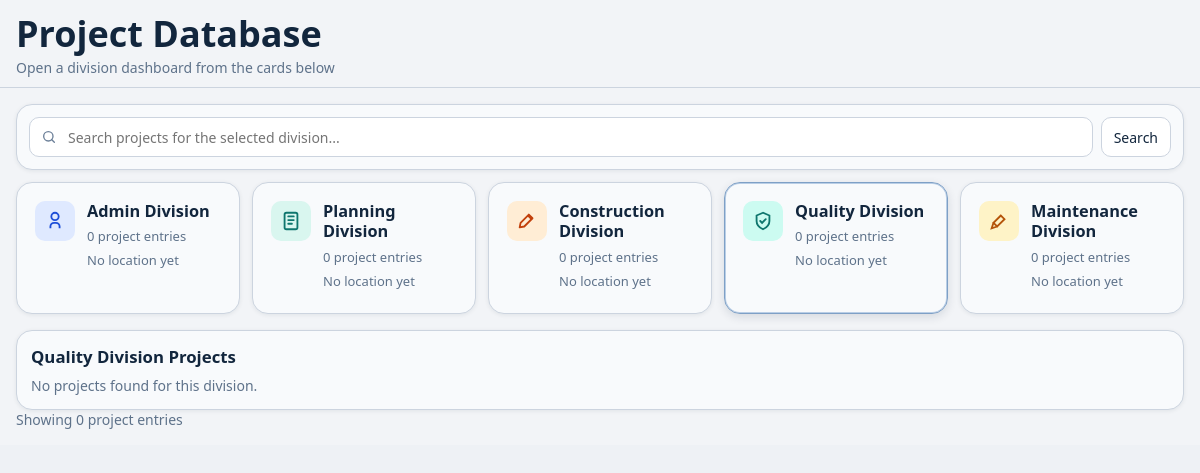
/projects/?division=quality (signed in), run on an earlier commit of the app's database.
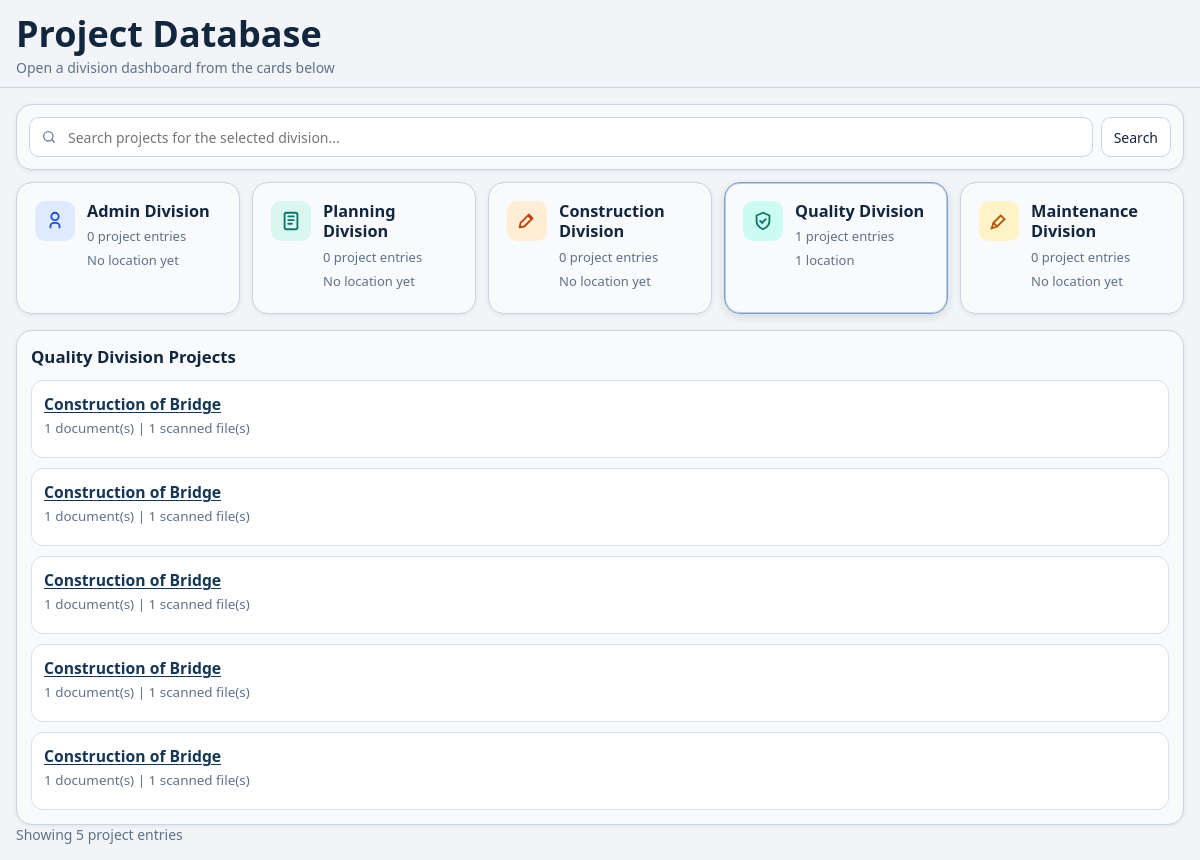
And on a later commit of the database.
### main/models.py (models this page shows, shortened)
class Document(models.Model):
    slip_ref_no = models.CharField(max_length=80, blank=True)
    TYPE_SITE_INSTRUCTION = "site_instruction"
    TYPE_NCR = "ncr"
    TYPE_DED_PACKAGE = "ded_package"
    TYPE_BILLING_PACKET = "billing_packet"
    TYPE_WORK_ORDER = "work_order"
    TYPE_REPORT = "report"
    TYPE_CONTRACT = "contract"
    TYPE_OTHER = "other"
    TYPE_CHOICES = [
        (TYPE_SITE_INSTRUCTION, "Site Instruction"),
        (TYPE_NCR, "NCR"),
        (TYPE_DED_PACKAGE, "DED Package"),
        (TYPE_BILLING_PACKET, "Billing Packet"),
        (TYPE_WORK_ORDER, "Work Order"),
        (TYPE_REPORT, "Report"),
        (TYPE_CONTRACT, "Contract"),
        (TYPE_OTHER, "Other"),
    ]
    DIV_ADMIN = "admin"
    DIV_PLANNING = "planning"
    DIV_CONSTRUCTION = "construction"
    DIV_QUALITY = "quality"
    DIV_MAINTENANCE = "maintenance"
    DIVISION_CHOICES = [
        (DIV_ADMIN, "Admin Division"),
        (DIV_PLANNING, "Planning Division"),
        (DIV_CONSTRUCTION, "Construction Division"),
        (DIV_QUALITY, "Quality Division"),
        (DIV_MAINTENANCE, "Maintenance Division"),
    ]
    STATUS_DRAFT = "draft"
    STATUS_FOR_REVIEW = "for_review"
    STATUS_ROUTED = "routed"
    STATUS_PROCESSING = "processing"
    STATUS_APPROVED = "approved"
    STATUS_OPEN = "open"
    STATUS_CLOSED = "closed"
    STATUS_CHOICES = [
        (STATUS_DRAFT, "Draft"),
        (STATUS_FOR_REVIEW, "For Review"),
        (STATUS_ROUTED, "Routed"),
        (STATUS_PROCESSING, "Processing"),
        (STATUS_APPROVED, "Approved"),
        (STATUS_OPEN, "Open"),
        (STATUS_CLOSED, "Closed"),
    ]
    document_name = models.CharField(max_length=255)
    location = models.CharField(max_length=255, blank=True)
    doc_type = models.CharField(max_length=20, choices=TYPE_CHOICES, default=TYPE_OTHER)
    division = models.CharField(max_length=20, choices=DIVISION_CHOICES, default=DIV_ADMIN)
    project = models.ForeignKey(
        "PlanningProject",
        on_delete=models.SET_NULL,
        null=True,
        blank=True,
        related_name="documents",
    )
    status = models.CharField(max_length=20, choices=STATUS_CHOICES, default=STATUS_DRAFT)
    description = models.TextField(blank=True)
    date_received_by_peo = models.DateField(null=True, blank=True)
    date_released_to_admin = models.DateField(null=True, blank=True)
    date_received_from_admin = models.DateField(null=True, blank=True)
    date_released_to_accounting = models.DateField(null=True, blank=True)
    billing_type = models.CharField(max_length=120, blank=True)
    contractor_name = models.CharField(max_length=255, blank=True)
    percentage = models.DecimalField(max_digits=5, decimal_places=2, null=True, blank=True)
    contract_amount = models.DecimalField(max_digits=12, decimal_places=2, null=True, blank=True)
    revised_contract_amount = models.DecimalField(max_digits=12, decimal_places=2, null=True, blank=True)
    period_covered = models.CharField(max_length=120, blank=True)
    date_started = models.DateField(null=True, blank=True)
    completion_date = models.DateField(null=True, blank=True)
    created_by = models.ForeignKey(
        settings.AUTH_USER_MODEL,
        on_delete=models.SET_NULL,
        null=True,
        blank=True,
        related_name="documents_created",
    )
    created_at = models.DateTimeField(auto_now_add=True)
    class Meta:
        ordering = ["-created_at"]

### main/views.py (the view, shortened to what this page needs)
# urls.py: path("projects/", views.projects_dashboard, name="projects"),
@login_required
@xframe_options_sameorigin
def projects_dashboard(request):
    query = request.GET.get("q", "").strip()
    division_choices = [
        (Document.DIV_ADMIN, "Admin Division"),
        (Document.DIV_PLANNING, "Planning Division"),
        (Document.DIV_CONSTRUCTION, "Construction Division"),
        (Document.DIV_QUALITY, "Quality Division"),
        (Document.DIV_MAINTENANCE, "Maintenance Division"),
    ]
    valid_divisions = {value for value, _ in division_choices}
    selected_division = request.GET.get("division", Document.DIV_ADMIN).strip().lower()
    if selected_division not in valid_divisions:
        selected_division = Document.DIV_ADMIN
    counts_by_division = {value: 0 for value, _ in division_choices}
    locations_by_division = {value: set() for value, _ in division_choices}
    selected_projects = []
    project_folders = []
    if _table_exists(Document):
        def _canonical_project_key(raw_value):
            return _normalize_excel_header(raw_value)
        def _quality_entry_title_and_key(document):
            title = ""
            if document.project_id and document.project:
                title = (document.project.project_title or "").strip()
            if not title:
                title = (document.document_name or "").strip()
            if not title:
                title = f"Document #{document.id}"
            compact_title = re.sub(r"\s+", " ", title).strip()
            return compact_title, _canonical_project_key(compact_title)
        def _entry_title_and_key(document):
            title = ""
            if document.project_id and document.project:
                title = (document.project.project_title or "").strip()
            if not title:
                title = (document.document_name or f"Document #{document.id}").strip()
            normalized_title = re.sub(r"\s+", " ", title).strip()
            return normalized_title, _canonical_project_key(normalized_title)
        division_entry_keys = {value: set() for value, _ in division_choices}
        for div_key, _ in division_choices:
            division_docs = Document.objects.filter(division=div_key).select_related("project")
            for doc in division_docs:
                if div_key == Document.DIV_QUALITY:
                    _, entry_key = _quality_entry_title_and_key(doc)
                else:
                    _, entry_key = _entry_title_and_key(doc)
                division_entry_keys[div_key].add(entry_key)
                location_value = (doc.location or "").strip()
                if location_value:
                    locations_by_division[div_key].add(location_value.lower())
            counts_by_division[div_key] = len(division_entry_keys[div_key])
        construction_reports_qs = ConstructionStatusReport.objects.none()
        if _table_exists(ConstructionStatusReport):
            construction_reports_qs = ConstructionStatusReport.objects.exclude(project_name__isnull=True).exclude(project_name__exact="")
            counts_by_division[Document.DIV_CONSTRUCTION] = len(division_entry_keys[Document.DIV_CONSTRUCTION])
    location_meta_by_division = {}
    for div_key, _ in division_choices:
        location_count = len(locations_by_division.get(div_key, set()))
        if location_count:
            label = "location" if location_count == 1 else "locations"
            location_meta_by_division[div_key] = f"{location_count} {label}"
        else:
            location_meta_by_division[div_key] = "No location yet"
        documents_qs = (
            Document.objects.filter(division=selected_division)
            .select_related("project")
            .prefetch_related("scans")
            .order_by("-created_at")
        )
        if query:
            documents_qs = documents_qs.filter(
                Q(document_name__icontains=query)
                | Q(description__icontains=query)
                | Q(project__project_title__icontains=query)
            )
        folders_map = {}
        for doc in documents_qs:
            if selected_division == Document.DIV_QUALITY:
                entry_title, entry_key = _quality_entry_title_and_key(doc)
            else:
                entry_title, entry_key = _entry_title_and_key(doc)
            bucket = folders_map.setdefault(
                entry_key,
                {
                    "project_title": entry_title,
                    "document_count": 0,
                    "files": [],
                    "documents": [],
                },
            )
            bucket["document_count"] += 1
            bucket["documents"].append(
                {
                    "name": doc.document_name,
                    "status": doc.get_status_display(),
                    "division": doc.get_division_display(),
                    "location": (doc.location or "").strip(),
                    "created_at": doc.created_at,
                }
            )
            for scan in doc.scans.all():
                bucket["files"].append(scan)
        consolidated_folders = {}
        for _, bucket in folders_map.items():
            canonical_title_key = _canonical_project_key(bucket.get("project_title", ""))
            merged_bucket = consolidated_folders.setdefault(
                canonical_title_key,
                {
                    "project_title": bucket.get("project_title", ""),
                    "document_count": 0,
                    "files": [],
                    "documents": [],
                },
            )
            merged_bucket["document_count"] += bucket.get("document_count", 0)
            merged_bucket["files"].extend(bucket.get("files", []))
            merged_bucket["documents"].extend(bucket.get("documents", []))
            if len(bucket.get("project_title", "")) > len(merged_bucket.get("project_title", "")):
                merged_bucket["project_title"] = bucket.get("project_title", "")
        for _, bucket in sorted(consolidated_folders.items(), key=lambda item: item[1]["project_title"].lower()):
            seen_document_rows = set()
            deduped_documents = []
            for doc_row in bucket["documents"]:
                row_key = (
                    (doc_row.get("name") or "").strip().casefold(),
                    (doc_row.get("status") or "").strip().casefold(),
                    (doc_row.get("division") or "").strip().casefold(),
                    str(doc_row.get("created_at") or ""),
                    (doc_row.get("location") or "").strip().casefold(),
                )
                if row_key in seen_document_rows:
                    continue
                seen_document_rows.add(row_key)
                deduped_documents.append(doc_row)
            bucket["documents"] = deduped_documents
            bucket["document_count"] = len(deduped_documents)
            selected_projects.append(
                {
                    "title": bucket["project_title"],
                    "meta": f"{bucket['document_count']} document(s) | {len(bucket['files'])} scan(s)",
                }
            )
            project_folders.append(bucket)
    context = {
        "query": query,
        "selected_division": selected_division,
        "selected_division_label": dict(division_choices).get(selected_division, "Division"),
        "counts_by_division": counts_by_division,
        "location_meta_by_division": location_meta_by_division,
        "selected_projects": selected_projects,
        "project_folders": project_folders,
    }
    return render(request, "Projects/projects.html", context)

### main/views.py (called while the page is built)
def _normalize_excel_header(header_value):
    text = str(header_value or "").strip().lower()
    return re.sub(r"[^a-z0-9]+", " ", text).strip()

def _table_exists(model):
    table_name = model._meta.db_table
    try:
        return table_name in connection.introspection.table_names()
    except Exception:
        return False

### main/templates/Projects/projects.html (shortened to what the changed rows need)
{% load static %}
<!DOCTYPE html>
<html lang="en">
<head>
</head>
<body{% if request.GET.embedded %} class="embedded-dashboard-view"{% endif %}>
    <div class="app-shell">
        <div class="workspace">
            <main class="page">
                <section class="head">
                    <div>
                        <h1>Project Database</h1>
                    </div>
                </section>
                <hr class="divider">
                <form class="toolbar" method="get">
                    <label class="search">
                    </label>
                    <button class="btn" type="submit">Search</button>
                </form>
                <section class="division-grid" aria-label="Division cards">
                    <a class="division-card {% if selected_division == 'admin' %}active{% endif %}" href="?division=admin{% if query %}&q={{ query|urlencode }}{% endif %}">
                    </a>
                    <a class="division-card {% if selected_division == 'planning' %}active{% endif %}" href="?division=planning{% if query %}&q={{ query|urlencode }}{% endif %}">
                    </a>
                    <a class="division-card {% if selected_division == 'construction' %}active{% endif %}" href="?division=construction{% if query %}&q={{ query|urlencode }}{% endif %}">
                    </a>
                    <a class="division-card {% if selected_division == 'quality' %}active{% endif %}" href="?division=quality{% if query %}&q={{ query|urlencode }}{% endif %}">
                        <div class="division-copy">
                            <h3>Quality Division</h3>
                            <p>{{ counts_by_division.quality|default:0 }} project entries</p>
                            <p>{{ location_meta_by_division.quality|default:"No location yet" }}</p>
                        </div>
                    </a>
                    <a class="division-card {% if selected_division == 'maintenance' %}active{% endif %}" href="?division=maintenance{% if query %}&q={{ query|urlencode }}{% endif %}">
                    </a>
                </section>
                <section class="results">
                    <h3>{{ selected_division_label }} Projects</h3>
                    {% if project_folders %}
                    <div class="folder-list">
                        {% for folder in project_folders %}
                        <article class="folder-card">
                            <details class="project-toggle">
                                <summary>
                                    <h4>{{ folder.project_title }}</h4>
                                    <p class="folder-meta">{{ folder.document_count }} document(s) | {{ folder.files|length }} scanned file(s)</p>
                                </summary>
                            </details>
                        </article>
                        {% endfor %}
                    </div>
                    {% else %}
                    <div class="footer-note">No projects found for this division{% if query %} matching "{{ query }}"{% endif %}.</div>
                    {% endif %}
                </section>
                <div class="footer-note">Showing {{ project_folders|length }} project entries</div>
            </main>
        </div>
    </div>
    </body>
</html>

What changed in the data, as far as the page shows it:
added Document: project_title "Construction of Bridge", document_count "1", files|length "1"
Also different on the page:
{{ counts_by_division.quality|default:0 }}: "0" → "1"
{{ location_meta_by_division.quality|default:"No location yet" }}: "No location yet" → "1 location"
{{ project_folders|length }}: "0" → "5"
text no longer shown: "No projects found for this division ."
